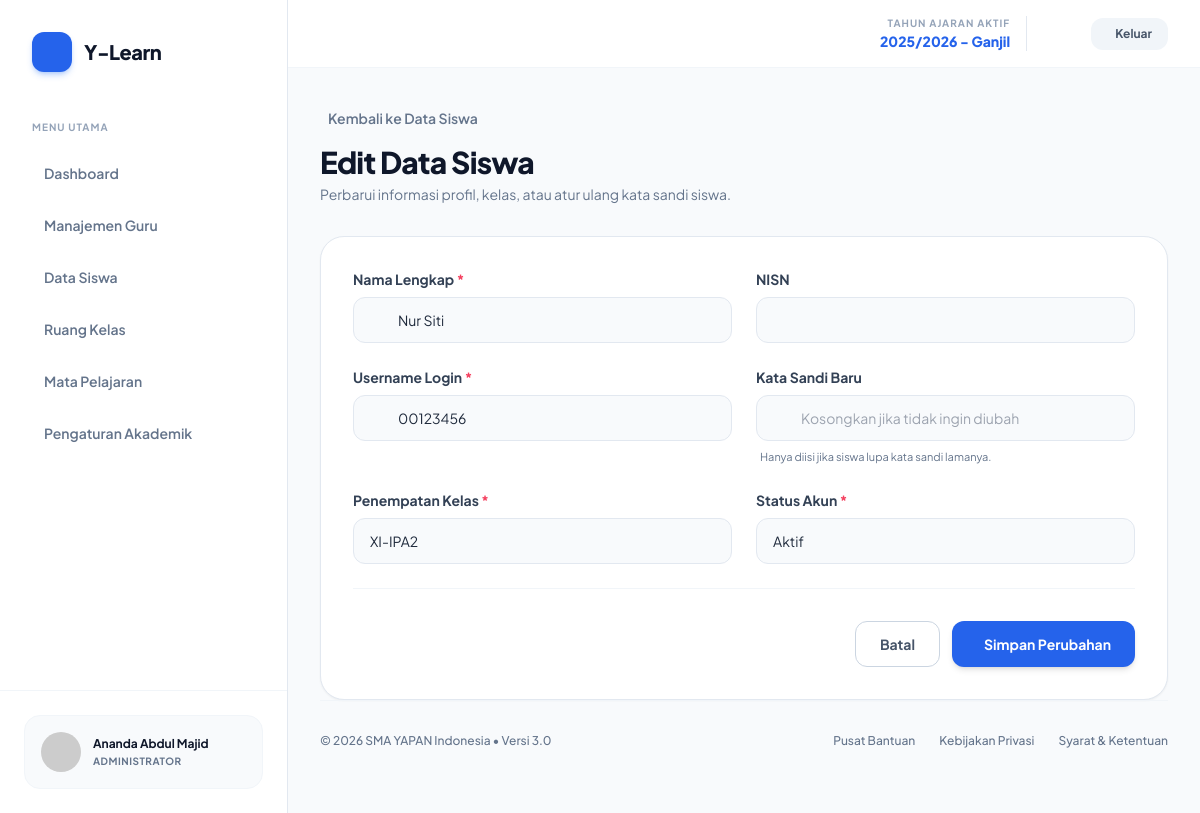
/admin/edit_siswa.php?id=4 (signed in), run on the app's committed database.
### tables this page shows
CREATE TABLE `users` (
  `id_user` int(11) NOT NULL,
  `username` varchar(50) NOT NULL,
  `password` varchar(255) NOT NULL,
  `nama_lengkap` varchar(100) NOT NULL,
  `nip` varchar(50) DEFAULT NULL,
  `tahun_masuk` varchar(20) DEFAULT NULL,
  `tahun_keluar` varchar(20) DEFAULT 'Sekarang',
  `nisn` varchar(20) DEFAULT NULL,
  `nis` varchar(20) DEFAULT NULL,
  `status_aktif` enum('Aktif','Non-Aktif') DEFAULT 'Aktif',
  `role` enum('admin','guru','siswa') NOT NULL,
  `id_kelas` int(11) DEFAULT NULL,
  `status` varchar(20) DEFAULT 'aktif',
  `id_mapel` int(11) DEFAULT NULL
);

### admin/edit_siswa.php (the view, shortened to what this page needs)
<?php
require_once '../config/koneksi.php';
$id_user = mysqli_real_escape_string($koneksi, $_GET['id']);
$query_lama = mysqli_query($koneksi, "SELECT * FROM users WHERE id_user='$id_user' AND role='siswa'");
$data_lama = mysqli_fetch_assoc($query_lama);
include '../includes/header.php';
?>
<div class="mb-8">
    <a href="data_siswa.php" class="inline-flex items-center gap-2 text-sm font-semibold text-slate-500 hover:text-blue-600 transition-colors mb-4">
        <i class="ph ph-arrow-left"></i> Kembali ke Data Siswa
    </a>
    <h1 class="text-3xl font-extrabold text-slate-900 tracking-tight">Edit Data Siswa</h1>
    <p class="text-slate-500 text-sm mt-1">Perbarui informasi profil, kelas, atau atur ulang kata sandi siswa.</p>
</div>
<div class="bg-white border border-slate-200 rounded-3xl shadow-sm p-6 md:p-8 max-w-4xl">
    <form action="" method="POST" class="space-y-6">
        <div class="grid grid-cols-1 md:grid-cols-2 gap-6">
            <div>
                <label class="block text-sm font-bold text-slate-700 mb-2">Nama Lengkap <span class="text-rose-500">*</span></label>
                <div class="relative">
                    <div class="absolute inset-y-0 left-0 pl-4 flex items-center pointer-events-none"><i class="ph ph-user text-slate-400 text-lg"></i></div>
                    <input type="text" name="nama_lengkap" required value="<?php echo htmlspecialchars($data_lama['nama_lengkap']); ?>" class="w-full pl-11 pr-4 py-3 bg-slate-50 border border-slate-200 rounded-xl text-sm text-slate-800 focus:outline-none focus:border-blue-500 focus:ring-1 focus:ring-blue-500 transition-all">
                </div>
            </div>
            <div>
                <label class="block text-sm font-bold text-slate-700 mb-2">NISN</label>
                <div class="relative">
                    <div class="absolute inset-y-0 left-0 pl-4 flex items-center pointer-events-none"><i class="ph ph-identification-card text-slate-400 text-lg"></i></div>
                    <input type="text" name="nisn" value="<?php echo htmlspecialchars($data_lama['nisn'] ?? ''); ?>" class="w-full pl-11 pr-4 py-3 bg-slate-50 border border-slate-200 rounded-xl text-sm text-slate-800 focus:outline-none focus:border-blue-500 focus:ring-1 focus:ring-blue-500 transition-all">
                </div>
            </div>
        </div>
        <div class="grid grid-cols-1 md:grid-cols-2 gap-6">
            <div>
                <label class="block text-sm font-bold text-slate-700 mb-2">Username Login <span class="text-rose-500">*</span></label>
                <div class="relative">
                    <div class="absolute inset-y-0 left-0 pl-4 flex items-center pointer-events-none"><i class="ph ph-at text-slate-400 text-lg"></i></div>
                    <input type="text" name="username" required value="<?php echo htmlspecialchars($data_lama['username']); ?>" class="w-full pl-11 pr-4 py-3 bg-slate-50 border border-slate-200 rounded-xl text-sm text-slate-800 focus:outline-none focus:border-blue-500 focus:ring-1 focus:ring-blue-500 transition-all">
                </div>
            </div>
            <div>
                <label class="block text-sm font-bold text-slate-700 mb-2">Kata Sandi Baru</label>
                <div class="relative">
                    <div class="absolute inset-y-0 left-0 pl-4 flex items-center pointer-events-none"><i class="ph ph-lock-key text-slate-400 text-lg"></i></div>
                    <input type="text" name="password" placeholder="Kosongkan jika tidak ingin diubah" class="w-full pl-11 pr-4 py-3 bg-slate-50 border border-slate-200 rounded-xl text-sm text-slate-800 focus:outline-none focus:border-blue-500 focus:ring-1 focus:ring-blue-500 transition-all">
                </div>
                <p class="text-[11px] text-slate-500 mt-2"><i class="ph ph-info mr-1"></i>Hanya diisi jika siswa lupa kata sandi lamanya.</p>
            </div>
        </div>
        <div class="grid grid-cols-1 md:grid-cols-2 gap-6">
            <div>
                <label class="block text-sm font-bold text-slate-700 mb-2">Penempatan Kelas <span class="text-rose-500">*</span></label>
                <div class="relative">
                    <select name="id_kelas" required class="w-full pl-4 pr-10 py-3 bg-slate-50 border border-slate-200 rounded-xl text-sm focus:outline-none focus:border-blue-500 focus:ring-1 focus:ring-blue-500 appearance-none transition-all cursor-pointer">
                        <?php
                        $q_kelas = mysqli_query($koneksi, "SELECT * FROM kelas ORDER BY nama_kelas ASC");
                        while($k = mysqli_fetch_assoc($q_kelas)):
                            $selected = ($k['id_kelas'] == $data_lama['id_kelas']) ? 'selected' : '';
                        ?>
                            <option value="<?php echo $k['id_kelas']; ?>" <?php echo $selected; ?>><?php echo htmlspecialchars($k['nama_kelas']); ?></option>
                        <?php endwhile; ?>
                    </select>
                    <div class="absolute inset-y-0 right-0 pr-4 flex items-center pointer-events-none"><i class="ph ph-caret-down text-slate-400"></i></div>
                </div>
            </div>
            <div>
                <label class="block text-sm font-bold text-slate-700 mb-2">Status Akun <span class="text-rose-500">*</span></label>
                <div class="relative">
                    <select name="status" required class="w-full pl-4 pr-10 py-3 bg-slate-50 border border-slate-200 rounded-xl text-sm focus:outline-none focus:border-blue-500 focus:ring-1 focus:ring-blue-500 appearance-none transition-all cursor-pointer">
                        <option value="aktif" <?php if($data_lama['status'] == 'aktif') echo 'selected'; ?>>Aktif</option>
                    </select>
                    <div class="absolute inset-y-0 right-0 pr-4 flex items-center pointer-events-none"><i class="ph ph-caret-down text-slate-400"></i></div>
                </div>
            </div>
        </div>
        <div class="pt-8 border-t border-slate-100 flex justify-end gap-3">
            <a href="data_siswa.php" class="px-6 py-3 border border-slate-300 text-slate-600 hover:bg-slate-50 font-bold text-sm rounded-xl transition-colors">Batal</a>
            <button type="submit" name="update" class="px-6 py-3 bg-[#2563EB] hover:bg-blue-700 text-white font-bold text-sm rounded-xl transition-colors flex items-center gap-2 shadow-md">
                <i class="ph ph-floppy-disk text-lg"></i> Simpan Perubahan
            </button>
        </div>
    </form>
</div>
<?php include '../includes/footer.php'; ?>

### includes/header.php (style rules this page uses)
body { font-family: 'Plus Jakarta Sans', sans-serif; background-color: #f8fafc; }

### data on the page
users: nama_lengkap "Nur Siti", username "00123456", status "Aktif"

### other printed values
$_SESSION['nama'] "Ananda Abdul Majid"
$_SESSION['nama_tahun_aktif'] "2025/2026"
$_SESSION['semester_aktif'] "Ganjil"
form field id_kelas "XI-IPA2"
